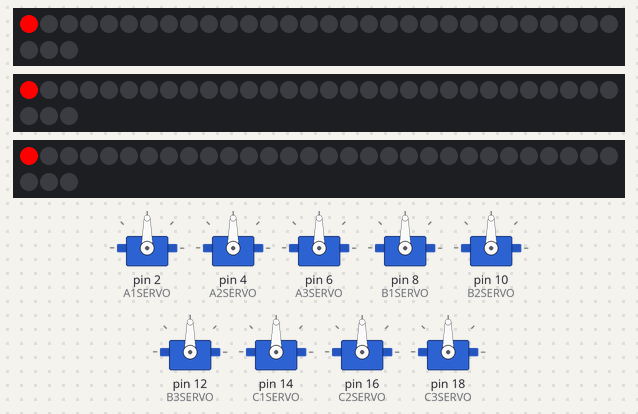
The sketch below on a simulated Arduino Uno, built with avr-gcc and run on an emulated ATmega328P. On the bench: 9 × servo, 3 × 33 RGB LEDs in strip order, left to right, continuing on the next row. Dim RGB values are drawn brighter than linear.

Above: at 0.04 s.
At 3.7 s:
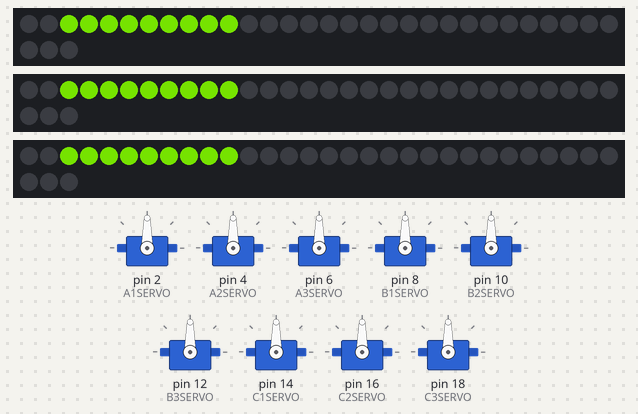
At 9.23 s:
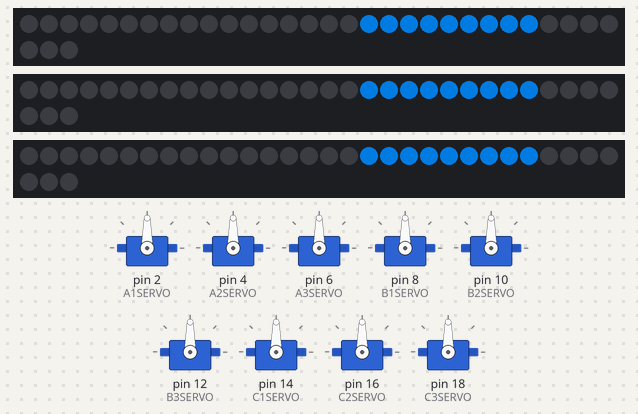
At 18.49 s:
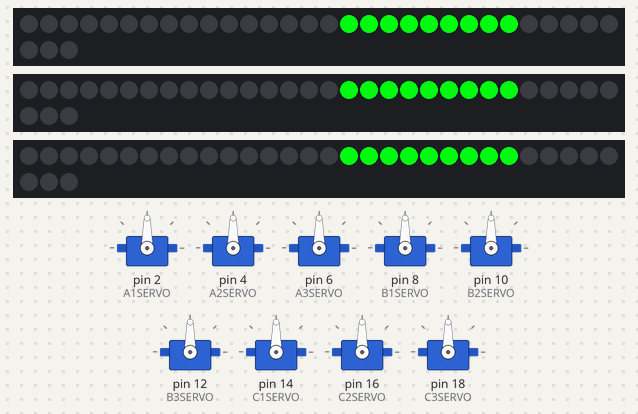
At 27.73 s:
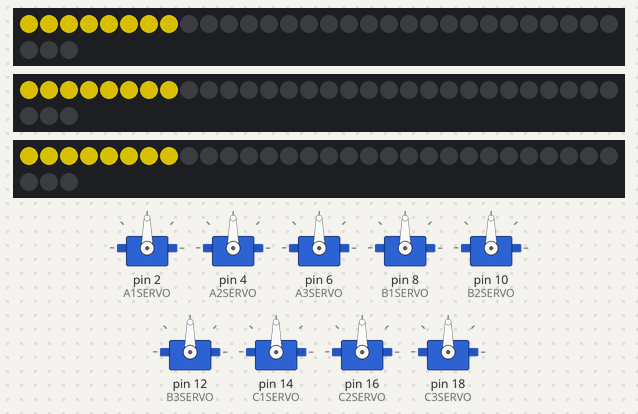
At 37.0 s:
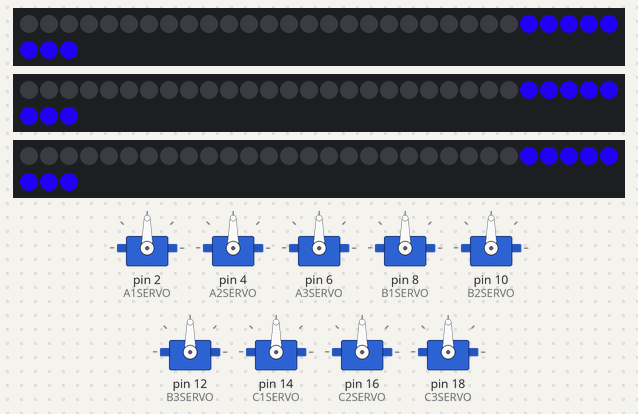

The sketch:

LED_nathalie.ino
```cpp
#include <Adafruit_NeoPixel.h>
#include <Servo.h>

#ifdef __AVR__
#include <avr/power.h>
#endif

#define NUMBER_OF_PIXELS 33
#define SERVO_MAX_DEGREES 180

Adafruit_NeoPixel A1LED = Adafruit_NeoPixel(NUMBER_OF_PIXELS, 3, NEO_GRB + NEO_KHZ800);
Adafruit_NeoPixel A2LED = Adafruit_NeoPixel(NUMBER_OF_PIXELS, 5, NEO_GRB + NEO_KHZ800);
Adafruit_NeoPixel A3LED = Adafruit_NeoPixel(NUMBER_OF_PIXELS, 7, NEO_GRB + NEO_KHZ800);
Adafruit_NeoPixel B1LED = Adafruit_NeoPixel(NUMBER_OF_PIXELS, 9, NEO_GRB + NEO_KHZ800);
Adafruit_NeoPixel B2LED = Adafruit_NeoPixel(NUMBER_OF_PIXELS, 11, NEO_GRB + NEO_KHZ800);
Adafruit_NeoPixel B3LED = Adafruit_NeoPixel(NUMBER_OF_PIXELS, 13, NEO_GRB + NEO_KHZ800);
Adafruit_NeoPixel C1LED = Adafruit_NeoPixel(NUMBER_OF_PIXELS, 15, NEO_GRB + NEO_KHZ800);
Adafruit_NeoPixel C2LED = Adafruit_NeoPixel(NUMBER_OF_PIXELS, 17, NEO_GRB + NEO_KHZ800);
Adafruit_NeoPixel C3LED = Adafruit_NeoPixel(NUMBER_OF_PIXELS, 19, NEO_GRB + NEO_KHZ800);
Adafruit_NeoPixel leds[9] = {A1LED, A2LED, A3LED, B1LED, B2LED, B3LED, C1LED, C2LED, C3LED};

Servo A1SERVO;
Servo A2SERVO;
Servo A3SERVO;
Servo B1SERVO;
Servo B2SERVO;
Servo B3SERVO;
Servo C1SERVO;
Servo C2SERVO;
Servo C3SERVO;
Servo servos[9] = {A1SERVO, A2SERVO, A3SERVO, B1SERVO, B2SERVO, B3SERVO, C1SERVO, C2SERVO, C3SERVO};


// ----

void setup() {
  Serial.begin(9600);

  A1SERVO.attach(2);
  A2SERVO.attach(4);
  A3SERVO.attach(6);
  B1SERVO.attach(8);
  B2SERVO.attach(10);
  B3SERVO.attach(12);
  C1SERVO.attach(14);
  C2SERVO.attach(16);
  C3SERVO.attach(18);

  for (int i=0; i < 9; i++) {
    leds[i].begin();
    leds[i].show();
  }

//  setAllServosToPosition(90);
}

void loop() {
  rotateServoFromZero(50);
  rotateServoFromMaxDegrees(50);
}

// ----

void rotateServoFromZero(int timeToWaitInMs) {
  for (int i = 0; i <= SERVO_MAX_DEGREES; i++) {
    for (int j = 0; j<9; j++) {
      /** insert your favourite light behaviour during forward rotation here */
      lightTail(i, leds[j]);

      /** write Servo-position */
      servos[j].write(i);
    }

    delay(timeToWaitInMs);
  }
  fadeOut();
}

void rotateServoFromMaxDegrees(int timeToWaitInMs) {
  for (int i = SERVO_MAX_DEGREES; i >=0; i--) {
    for (int j = 0; j<9; j++) {
      /** insert your favourite light behaviour during backward rotation here */
      lightTailBack(i, leds[j]);

      /** write Servo-position */
      servos[j].write(i);
    }

    delay(timeToWaitInMs);
  }
  fadeOutBack();
}

// ----

/**
 *  finds the right LED corresponding to servo's current position
 */
int calcPixel(int servoPos) {
  int result = map(servoPos, 0, SERVO_MAX_DEGREES, 0, NUMBER_OF_PIXELS);
  return result;
}

// ----

void lightForward(int i, Adafruit_NeoPixel &strip) {
    int t = calcPixel(i);
    int wc = 0;
    strip.setPixelColor(t, Wheel(wc, strip));
    int pxl = t-1;
    if (pxl < 0) pxl = strip.numPixels() - 1;
    strip.setPixelColor(pxl, strip.Color(0, 0, 0));
    strip.show();

    wc++;
    if (wc>255) wc=0;
}

void lightBackwards(int i, Adafruit_NeoPixel &strip) {
   int t = calcPixel(i);
   int wc = 0;
    strip.setPixelColor(t, Wheel(wc, strip));
    int pxl = t + 1;
    if (pxl >= strip.numPixels()) pxl = 0;
    strip.setPixelColor(pxl, strip.Color(0, 0, 0));
    strip.show();

    wc++;
    if (wc>255) wc=0;
}

// ----

void lightTail(int i, Adafruit_NeoPixel &strip) {
  int pixel = calcPixel(i);

  uint32_t color = Wheel(i, strip);
  strip.setPixelColor(pixel, color);

  // calculate color for each tailPixel after "main" pixel
  for(int j = 1; j<9; j++) {
    int tailPixel = pixel-j;
    strip.setPixelColor(tailPixel, color);
  }
  // set first pixel after tail to BLACK
  strip.setPixelColor(pixel-9, strip.Color(0, 0, 0));
  strip.show();
}

void lightTailBack(int i, Adafruit_NeoPixel &strip) {
  int pixel = calcPixel(i);

  uint32_t color = Wheel(i, strip);
  strip.setPixelColor(pixel, color);

// calculate color for each tailPixel after "main" pixel
  for(int j = 1; j<9; j++) {
    int tailPixel = pixel+j;
    strip.setPixelColor(tailPixel, color);
  }

  // set first pixel after tail to BLACK
  strip.setPixelColor(pixel+9, strip.Color(0, 0, 0));
  strip.show();
}

// Fades out all strips simultaneously when reaching to max position
void fadeOut() {
  for(int j = 9; j >= 0; j--) {
    for(int i = 0; i<=9; i++) {
      leds[i].setPixelColor(NUMBER_OF_PIXELS-j, leds[i].Color(0, 0, 0));
      leds[i].show();
    }
    // sorry, don't know why delay has to be set here - but without it the fadeout doesn't work.
    delay(50);
  }
}

// Fades out all strips simultaneously when returning to initial position
void fadeOutBack() {
  for(int j = 9; j >= 0; j--) {
    for(int i = 0; i<=9; i++) {
      leds[i].setPixelColor(j, leds[i].Color(0, 0, 0));
      leds[i].show();
    }
    // sorry, don't know why delay has to be set here - but without it the fadeout doesn't work.
    delay(50);
  }
}

// ----

void setAllServosToPosition(int degrees) {
  for (int i = 0; i <= degrees; i++) {
    for (int j = 0; j<9; j++) {
      servos[j].write(i);
    }
    delay(50);
  }
}

// ----

// Input a value 0 to 255 to get a color value.
// The colours are a transition r - g - b - back to r.
uint32_t Wheel(byte WheelPos, Adafruit_NeoPixel &strip) {
  WheelPos = 255 - WheelPos;
  if(WheelPos < 85) {
    return strip.Color(255 - WheelPos * 3, 0, WheelPos * 3);
  }
  if(WheelPos < 170) {
    WheelPos -= 85;
    return strip.Color(0, WheelPos * 3, 255 - WheelPos * 3);
  }
  WheelPos -= 170;
  return strip.Color(WheelPos * 3, 255 - WheelPos * 3, 0);
}
```
